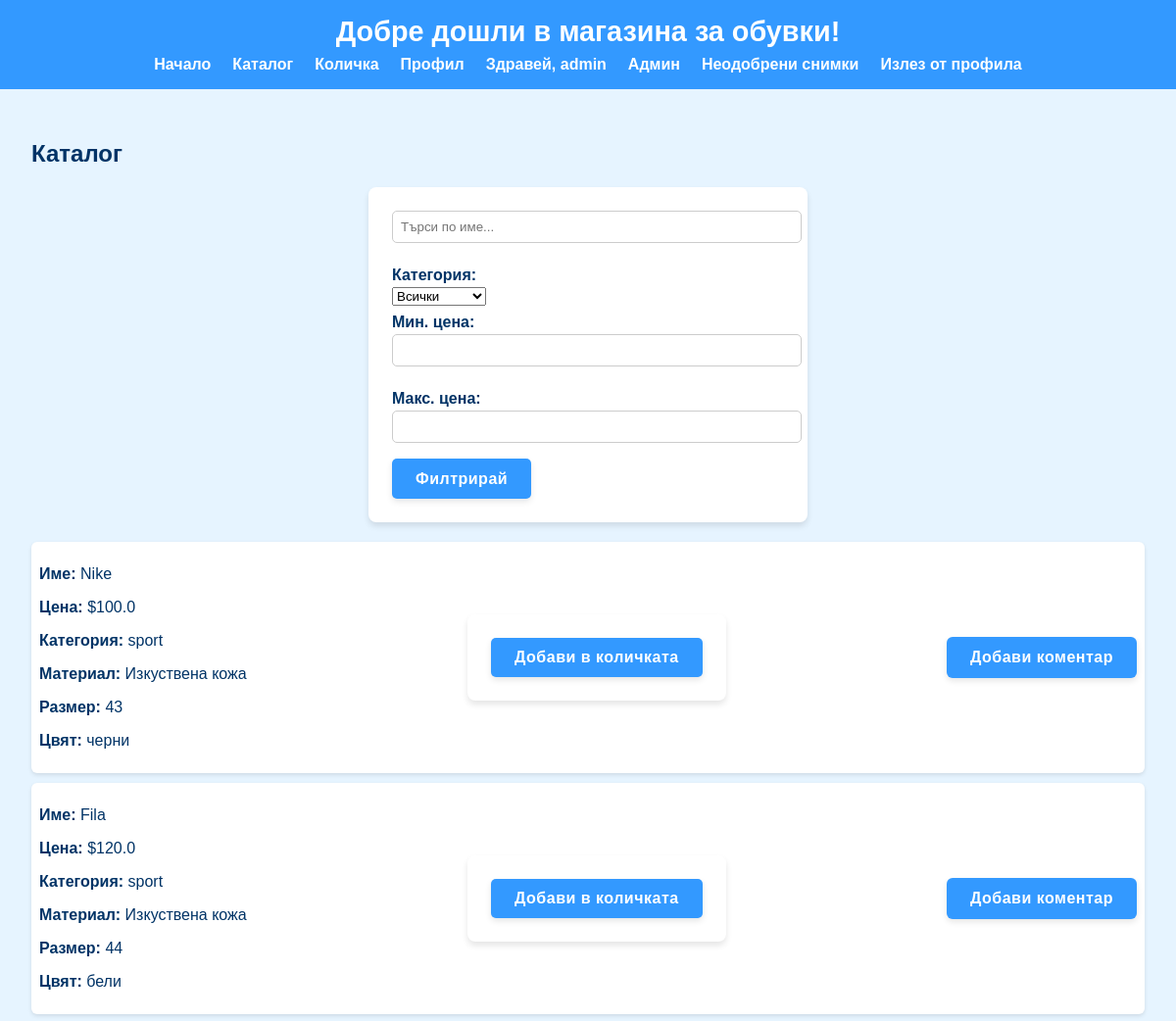
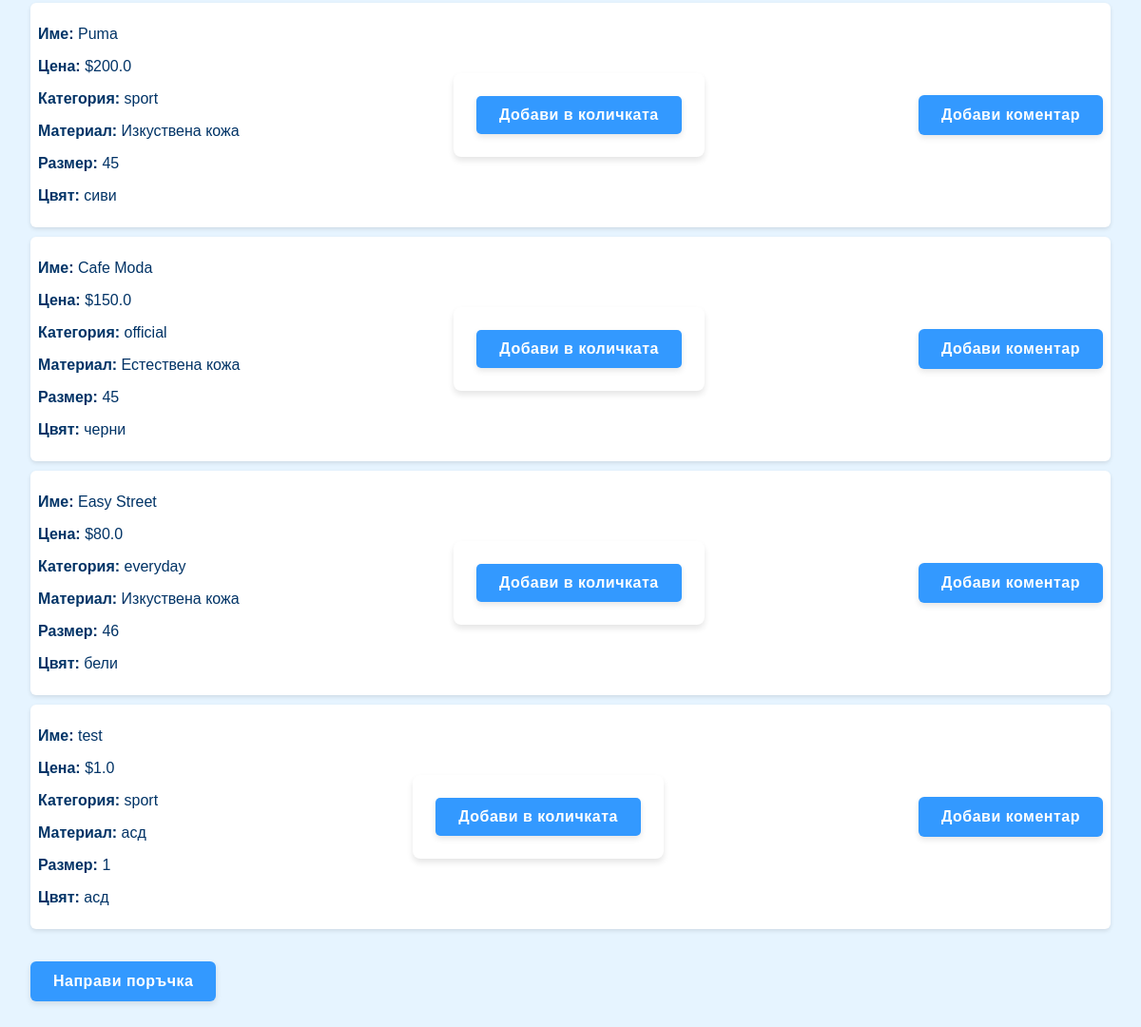
The app's page /catalog/ (signed in) with its own data (2 pictures, top to bottom).
### models.py (models this page shows, shortened)
class Shoe(db.Model):
    __tablename__ = "shoes"
    id = db.Column(db.Integer, primary_key=True)
    name = db.Column(db.String(100), nullable=False)
    price = db.Column(db.Float, nullable=False)
    material = db.Column(db.String(100), nullable=False)
    size = db.Column(db.Integer, nullable=False)
    color = db.Column(db.String(100), nullable=False)
    category = db.Column(db.String(50), nullable=False)
    type = db.Column(db.String(50))
    __mapper_args__ = {
        "polymorphic_identity": "shoe",
        "polymorphic_on": type
    }

class SportsShoes(Shoe):
    __mapper_args__ = {"polymorphic_identity": "sport"}

### controllers/catalog_controller.py (the view)
@catalog_bp.route('/')
def catalog_list():
    query = request.args.get("q", "").lower()
    category = request.args.get("category", "")
    min_price = request.args.get("min_price", type=float)
    max_price = request.args.get("max_price", type=float)
    shoes = catalog_service.get_all_shoes()
    if query:
        shoes = [s for s in shoes if query in s.name.lower()]
    if category:
        shoes = [s for s in shoes if getattr(s, "category", "") == category]
    if min_price is not None:
        shoes = [s for s in shoes if s.price >= min_price]
    if max_price is not None:
        shoes = [s for s in shoes if s.price <= max_price]
    return render_template(
        "catalog.html",
        shoes=shoes,
        query=query,
        category=category,
        min_price=min_price,
        max_price=max_price
    )

### app.py (called while the page is built, shortened)
@app.before_request
def restrict_admin_pages():
    if request.path.startswith("/admin"):
        if session.get("role") != "admin":
            flash("Нямате достъп до админ панела.", "error")
            return redirect(url_for("index"))

@app.before_request
def setup_database():
    db.create_all()
    if not User.query.filter_by(username="admin").first():
        hashed_password = generate_password_hash("admin123")
        admin_user = User(username="admin", email="admin@admin.com", password=hashed_password, role="admin")
        db.session.add(admin_user)
        db.session.commit()

### services/catalog_service.py (called while the page is built)
def get_all_shoes():
    return Shoe.query.all()

### templates/catalog.html (shortened to what this page needs)
{% extends "base.html" %}
{% block content %}
<h2>Каталог</h2>
<form method="get" action="{{ url_for('catalog.catalog_list') }}" style="margin-bottom: 20px;">
    <input type="text" name="q" placeholder="Търси по име..." value="{{ query }}">
    <label for="category">Категория:</label>
    <select name="category">
        <option value="">Всички</option>
    </select>
    <label for="min_price">Мин. цена:</label>
    <input type="number" step="0.01" name="min_price" value="{{ min_price if min_price is not none else '' }}">
    <label for="max_price">Макс. цена:</label>
    <input type="number" step="0.01" name="max_price" value="{{ max_price if max_price is not none else '' }}">
    <button type="submit">Филтрирай</button>
</form>
<ul style="list-style: none; padding: 0;">
    {% for shoe in shoes %}
    <li style="display: flex; justify-content: space-between; align-items: center; margin-bottom: 10px; padding: 8px; background: #fff; border-radius: 6px; box-shadow: 0 2px 4px rgba(0,0,0,0.1);">
  <div id="details-{{ shoe.id }}" class="hidden mt-3 border-t pt-3 text-gray-700">
    <p><strong>Име:</strong> {{ shoe.name }}</p>
    <p><strong>Цена:</strong> ${{ shoe.price }}</p>
    <p><strong>Категория:</strong> {{ shoe.category }}</p>
    <p><strong>Материал:</strong> {{ shoe.material or "Няма данни." }}</p>
    <p><strong>Размер:</strong> {{ shoe.size or "Няма налични." }}</p>
      <p><strong>Цвят:</strong> {{ shoe.color or "Няма данни" }}</p>
  </div>
        <form method="post" action="{{ url_for('cart.add_to_cart', shoe_id=shoe.id) }}">
            <button type="submit">Добави в количката</button>
        </form>
    <a href="{{ url_for('comment.add_comment') }}"><button>Добави коментар</button></a>
    {% endfor %}
</ul>
<br>
<a href="{{ url_for('order.create_order') }}">
    <button>Направи поръчка</button>
</a>
{% endblock %}

### static/styles.css (style rules this page uses)
:root { --primary-color: #e6f4ff; --secondary-color: #3399ff; --text-color: #003366; }
body { font-family: Arial, sans-serif; margin: 0; background-color: var(--primary-color); color: var(--text-color); }
form { background: white; padding: 1.5rem; border-radius: 8px; max-width: 400px; margin: auto; box-shadow: 0 4px 6px rgba(0,0,0,0.1); }
form label { display: block; margin: 0.5rem 0 0.2rem; font-weight: bold; }
form input { width: 100%; padding: 0.5rem; margin-bottom: 1rem; border: 1px solid #ccc; border-radius: 5px; }
form button { background: var(--secondary-color); color: white; border: none; padding: 0.7rem 1.5rem; border-radius: 5px; cursor: pointer; }
button { background-color: var(--secondary-color); color: white; border: none; padding: 0.75rem 1.5rem; border-radius: 6px; font-size: 1rem; font-weight: bold; letter-spacing: 0.5px; cursor: pointer; transition: all 0.3s ease; box-shadow: 0 3px 6px rgba(0,0,0,0.1); }

### records on screen
SportsShoes: name "Nike", price "100.0", category "sport", material "Изкуствена кожа", size "43", color "черни"
SportsShoes: name "Fila", price "120.0", category "sport", material "Изкуствена кожа", size "44", color "бели"
SportsShoes: name "Puma", price "200.0", category "sport", material "Изкуствена кожа", size "45", color "сиви"
SportsShoes: name "Cafe Moda", price "150.0", category "official", material "Естествена кожа", size "45", color "черни"
SportsShoes: name "Easy Street", price "80.0", category "everyday", material "Изкуствена кожа", size "46", color "бели"
SportsShoes: name "test", price "1.0", category "sport", material "асд", size "1", color "асд"

### other values on screen
{{ session.get('username') }} "admin"
